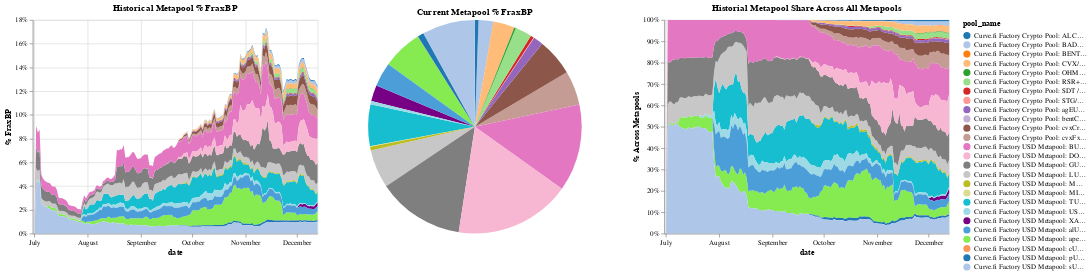

Here is the notebook cell this chart was saved with:
### Markdown cell above
### (Chart) Metapool TVL Share 

- Segmented by pool name

### Code cell
# Table of most recent values 
# d = df_bp_share_last.copy()
# d.snapshot_bp_lp_metapool_share = d.snapshot_bp_lp_metapool_share * 100
# ddf(d.sort_values('snapshot_bp_lp_metapool_share', ascending=False).reset_index(drop=True))

x = alt.X('date:T', title="date")
color = alt.Color("pool_name:N", scale=alt.Scale(range=colors_24))

chart_share_of_fraxbp = (
    alt.Chart(d_mpool_share)
    .mark_area()
    .encode(
        x=x, 
        y=alt.Y('crvfrax_share_fraxbp:Q', axis=alt.Axis(format=",%", title="% FraxBP")), 
        color=color, 
        tooltip=["pool_name:N", alt.Tooltip('crvfrax_share_fraxbp:Q', format=".1%", title='% FraxBP')]
    )
    .properties(title="Historical Metapool % FraxBP")
) 
chart_share_of_fraxbp_current = (
    alt.Chart(d_mpool_share_last)
    .mark_arc()
    .encode(
        theta='crvfrax_share_fraxbp:Q', 
        color=color, 
        tooltip=["pool_name:N", alt.Tooltip('crvfrax_share_fraxbp:Q', format=".1%", title='% FraxBP')]
    )
    .properties(title="Current Metapool % FraxBP")
)

chart_metapool_share = (
    alt.Chart(d_mpool_share)
    .mark_area()
    .encode(
        x=x, 
        y=alt.Y('crvfrax_share_mpools:Q', axis=alt.Axis(format=",%", title="% Across Metapools"), scale=alt.Scale(domain=[0,1])), 
        color=color, 
        tooltip=["pool_name:N", alt.Tooltip('crvfrax_share_mpools:Q', format=".1%", title='% Across Metapools')]
    )
    .properties(title="Historial Metapool Share Across All Metapools")
)

(chart_share_of_fraxbp | chart_share_of_fraxbp_current | chart_metapool_share)

### Figure 1 — Vega-Lite specification as saved in the notebook (floating-point values rounded to 4 significant figures; data arrays with more than 128 entries replaced by an {"elided": "..."} marker saying what was removed)
{"config": {"view": {"continuousWidth": 400, "continuousHeight": 300}}, "hconcat": [{"data": {"name": "data-29a228ca4fb9c6eef7242f18aa7c71e1"}, "mark": "area", "encoding": {"color": {"field": "pool_name", "scale": {"range": ["#1F77B4", "#AEC7E8", "#FF7F0E", "#FFBB78", "#2CA02C", "#98DF8A", "#D62728", "#FF9896", "#9467BD", "#C5B0D5", "#8C564B", "#C49C94", "#E377C2", "#F7B6D2", "#7F7F7F", "#C7C7C7", "#BCBD22", "#DBDB8D", "#17BECF", "#9EDAE5", "#780085", "#4C9ED9", "#85EB50", "#F9965B"]}, "type": "nominal"}, "tooltip": [{"field": "pool_name", "type": "nominal"}, {"field": "crvfrax_share_fraxbp", "format": ".1%", "title": "% FraxBP", "type": "quantitative"}], "x": {"field": "date", "title": "date", "type": "temporal"}, "y": {"axis": {"format": ",%", "title": "% FraxBP"}, "field": "crvfrax_share_fraxbp", "type": "quantitative"}}, "title": "Historical Metapool % FraxBP"}, {"data": {"name": "data-b5954187ce3e9860326179138f41d689"}, "mark": "arc", "encoding": {"color": {"field": "pool_name", "scale": {"range": ["#1F77B4", "#AEC7E8", "#FF7F0E", "#FFBB78", "#2CA02C", "#98DF8A", "#D62728", "#FF9896", "#9467BD", "#C5B0D5", "#8C564B", "#C49C94", "#E377C2", "#F7B6D2", "#7F7F7F", "#C7C7C7", "#BCBD22", "#DBDB8D", "#17BECF", "#9EDAE5", "#780085", "#4C9ED9", "#85EB50", "#F9965B"]}, "type": "nominal"}, "theta": {"field": "crvfrax_share_fraxbp", "type": "quantitative"}, "tooltip": [{"field": "pool_name", "type": "nominal"}, {"field": "crvfrax_share_fraxbp", "format": ".1%", "title": "% FraxBP", "type": "quantitative"}]}, "title": "Current Metapool % FraxBP"}, {"data": {"name": "data-29a228ca4fb9c6eef7242f18aa7c71e1"}, "mark": "area", "encoding": {"color": {"field": "pool_name", "scale": {"range": ["#1F77B4", "#AEC7E8", "#FF7F0E", "#FFBB78", "#2CA02C", "#98DF8A", "#D62728", "#FF9896", "#9467BD", "#C5B0D5", "#8C564B", "#C49C94", "#E377C2", "#F7B6D2", "#7F7F7F", "#C7C7C7", "#BCBD22", "#DBDB8D", "#17BECF", "#9EDAE5", "#780085", "#4C9ED9", "#85EB50", "#F9965B"]}, "type": "nominal"}, "tooltip": [{"field": "pool_name", "type": "nominal"}, {"field": "crvfrax_share_mpools", "format": ".1%", "title": "% Across Metapools", "type": "quantitative"}], "x": {"field": "date", "title": "date", "type": "temporal"}, "y": {"axis": {"format": ",%", "title": "% Across Metapools"}, "field": "crvfrax_share_mpools", "scale": {"domain": [0, 1]}, "type": "quantitative"}}, "title": "Historial Metapool Share Across All Metapools"}], "$schema": "https://vega.github.io/schema/vega-lite/v4.17.0.json", "datasets": {"data-29a228ca4fb9c6eef7242f18aa7c71e1": {"elided": "2810 records"}, "data-b5954187ce3e9860326179138f41d689": [{"date": "2022-12-13T00:00:00", "pool_address": "0x02dfa5c793a9ce4d767a86259245a162a57f2db4", "crvfrax_in_mpool": 119.6, "crvfrax_in_all_mpools": 59660000.0, "crvfrax_share_mpools": 2.005e-06, "crvfrax_share_fraxbp": 2.492e-07, "pool_name": "Curve.fi Factory Crypto Pool: bentCVX/FraxBP"}, {"date": "2022-12-13T00:00:00", "pool_address": "0x04b727c7e246ca70d496ecf52e6b6280f3c8077d", "crvfrax_in_mpool": 3618000.0, "crvfrax_in_all_mpools": 59660000.0, "crvfrax_share_mpools": 0.06065, "crvfrax_share_fraxbp": 0.00754, "pool_name": "Curve.fi Factory USD Metapool: apeUSDFRAXBP"}, {"date": "2022-12-13T00:00:00", "pool_address": "0x13b876c26ad6d21cb87ae459eaf6d7a1b788a113", "crvfrax_in_mpool": 1332000.0, "crvfrax_in_all_mpools": 59660000.0, "crvfrax_share_mpools": 0.02233, "crvfrax_share_fraxbp": 0.002776, "pool_name": "Curve.fi Factory Crypto Pool: BADGER/FRAXBP"}, {"date": "2022-12-13T00:00:00", "pool_address": "0x21d158d95c2e150e144c36fc64e3653b8d6c6267", "crvfrax_in_mpool": 3095000.0, "crvfrax_in_all_mpools": 59660000.0, "crvfrax_share_mpools": 0.05189, "crvfrax_share_fraxbp": 0.006451, "pool_name": "Curve.fi Factory Crypto Pool: cvxFxs/FraxBP"}, {"date": "2022-12-13T00:00:00", "pool_address": "0x31c325a01861c7dbd331a9270296a31296d797a0", "crvfrax_in_mpool": 3368000.0, "crvfrax_in_all_mpools": 59660000.0, "crvfrax_share_mpools": 0.05646, "crvfrax_share_fraxbp": 0.007019, "pool_name": "Curve.fi Factory Crypto Pool: cvxCrv/FraxBP"}, {"date": "2022-12-13T00:00:00", "pool_address": "0x326290a1b0004eee78fa6ed4f1d8f4b2523ab669", "crvfrax_in_mpool": 1449000.0, "crvfrax_in_all_mpools": 59660000.0, "crvfrax_share_mpools": 0.02429, "crvfrax_share_fraxbp": 0.00302, "pool_name": "Curve.fi Factory USD Metapool: XAI/FRAXBP"}, {"date": "2022-12-13T00:00:00", "pool_address": "0x33baeda08b8afacc4d3d07cf31d49fc1f1f3e893", "crvfrax_in_mpool": 3757000.0, "crvfrax_in_all_mpools": 59660000.0, "crvfrax_share_mpools": 0.06297, "crvfrax_share_fraxbp": 0.007828, "pool_name": "Curve.fi Factory USD Metapool: TUSDFRAXBP"}, {"date": "2022-12-13T00:00:00", "pool_address": "0x3e3c6c7db23cddef80b694679aaf1bcd9517d0ae", "crvfrax_in_mpool": 299700.0, "crvfrax_in_all_mpools": 59660000.0, "crvfrax_share_mpools": 0.005024, "crvfrax_share_fraxbp": 0.0006246, "pool_name": "Curve.fi Factory Crypto Pool: SDT / FRAXBP"}, {"date": "2022-12-13T00:00:00", "pool_address": "0x4149d1038575ce235e03e03b39487a80fd709d31", "crvfrax_in_mpool": 324600.0, "crvfrax_in_all_mpools": 59660000.0, "crvfrax_share_mpools": 0.005441, "crvfrax_share_fraxbp": 0.0006765, "pool_name": "Curve.fi Factory Crypto Pool: ALCX/FraxBP"}, {"date": "2022-12-13T00:00:00", "pool_address": "0x4606326b4db89373f5377c316d3b0f6e55bc6a20", "crvfrax_in_mpool": 304700.0, "crvfrax_in_all_mpools": 59660000.0, "crvfrax_share_mpools": 0.005107, "crvfrax_share_fraxbp": 0.0006349, "pool_name": "Curve.fi Factory USD Metapool: USDDFRAXBP"}, {"date": "2022-12-13T00:00:00", "pool_address": "0x497ce58f34605b9944e6b15ecafe6b001206fd25", "crvfrax_in_mpool": 3471000.0, "crvfrax_in_all_mpools": 59660000.0, "crvfrax_share_mpools": 0.05818, "crvfrax_share_fraxbp": 0.007233, "pool_name": "Curve.fi Factory USD Metapool: LUSDFRAXBP"}, {"date": "2022-12-13T00:00:00", "pool_address": "0x4e43151b78b5fbb16298c1161fcbf7531d5f8d93", "crvfrax_in_mpool": 7865000.0, "crvfrax_in_all_mpools": 59660000.0, "crvfrax_share_mpools": 0.1318, "crvfrax_share_fraxbp": 0.01639, "pool_name": "Curve.fi Factory USD Metapool: GUSDFRAXBP"}, {"date": "2022-12-13T00:00:00", "pool_address": "0x58257e4291f95165184b4bea7793a1d6f8e7b627", "crvfrax_in_mpool": 888800.0, "crvfrax_in_all_mpools": 59660000.0, "crvfrax_share_mpools": 0.0149, "crvfrax_share_fraxbp": 0.001852, "pool_name": "Curve.fi Factory Crypto Pool: agEUR/FRAXBP"}, {"date": "2022-12-13T00:00:00", "pool_address": "0x66e335622ad7a6c9c72c98dbfcce684996a20ef9", "crvfrax_in_mpool": 337900.0, "crvfrax_in_all_mpools": 59660000.0, "crvfrax_share_mpools": 0.005665, "crvfrax_share_fraxbp": 0.0007043, "pool_name": "Curve.fi Factory USD Metapool: MAI+FRAXBP"}, {"date": "2022-12-13T00:00:00", "pool_address": "0x6a6283ab6e31c2aec3fa08697a8f806b740660b2", "crvfrax_in_mpool": 1504000.0, "crvfrax_in_all_mpools": 59660000.0, "crvfrax_share_mpools": 0.02521, "crvfrax_share_fraxbp": 0.003134, "pool_name": "Curve.fi Factory Crypto Pool: RSR+FRAX/USDC (FRAXBP)"}, {"date": "2022-12-13T00:00:00", "pool_address": "0x825722af244432319c1e32b6b18aded2d4a014df", "crvfrax_in_mpool": 25340.0, "crvfrax_in_all_mpools": 59660000.0, "crvfrax_share_mpools": 0.0004247, "crvfrax_share_fraxbp": 5.28e-05, "pool_name": "Curve.fi Factory Crypto Pool: BENT/FraxBP"}, {"date": "2022-12-13T00:00:00", "pool_address": "0x867fe27fc2462cff8890b54dfd64e6d42a9d1ac8", "crvfrax_in_mpool": 40760.0, "crvfrax_in_all_mpools": 59660000.0, "crvfrax_share_mpools": 0.0006833, "crvfrax_share_fraxbp": 8.495e-05, "pool_name": "Curve.fi Factory Crypto Pool: STG/FRAX-USDC"}, {"date": "2022-12-13T00:00:00", "pool_address": "0x8fdb0bb9365a46b145db80d0b1c5c5e979c84190", "crvfrax_in_mpool": 7859000.0, "crvfrax_in_all_mpools": 59660000.0, "crvfrax_share_mpools": 0.1317, "crvfrax_share_fraxbp": 0.01638, "pool_name": "Curve.fi Factory USD Metapool: BUSDFRAXBP"}, {"date": "2022-12-13T00:00:00", "pool_address": "0xa500cd4e520682e1b1113e1055d55bacead61122", "crvfrax_in_mpool": 26960.0, "crvfrax_in_all_mpools": 59660000.0, "crvfrax_share_mpools": 0.0004519, "crvfrax_share_fraxbp": 5.619e-05, "pool_name": "Curve.fi Factory USD Metapool: cUSD/FRAXBP"}, {"date": "2022-12-13T00:00:00", "pool_address": "0xb30da2376f63de30b42dc055c93fa474f31330a5", "crvfrax_in_mpool": 2166000.0, "crvfrax_in_all_mpools": 59660000.0, "crvfrax_share_mpools": 0.03631, "crvfrax_share_fraxbp": 0.004514, "pool_name": "Curve.fi Factory USD Metapool: alUSDFRAXBP"}, {"date": "2022-12-13T00:00:00", "pool_address": "0xb3bc1833ac51aacea92acd551fbe1ab7edc59edf", "crvfrax_in_mpool": 39390.0, "crvfrax_in_all_mpools": 59660000.0, "crvfrax_share_mpools": 0.0006602, "crvfrax_share_fraxbp": 8.208e-05, "pool_name": "Curve.fi Factory USD Metapool: MIMFRAXBP"}, {"date": "2022-12-13T00:00:00", "pool_address": "0xbec570d92afb7ffc553bdd9d4b4638121000b10d", "crvfrax_in_mpool": 1909000.0, "crvfrax_in_all_mpools": 59660000.0, "crvfrax_share_mpools": 0.03199, "crvfrax_share_fraxbp": 0.003978, "pool_name": "Curve.fi Factory Crypto Pool: CVX/FraxBP"}, {"date": "2022-12-13T00:00:00", "pool_address": "0xc47ebd6c0f68fd5963005d28d0ba533750e5c11b", "crvfrax_in_mpool": 566800.0, "crvfrax_in_all_mpools": 59660000.0, "crvfrax_share_mpools": 0.009501, "crvfrax_share_fraxbp": 0.001181, "pool_name": "Curve.fi Factory USD Metapool: pUSDFRAXBP"}, {"date": "2022-12-13T00:00:00", "pool_address": "0xe3c190c57b5959ae62efe3b6797058b76ba2f5ef", "crvfrax_in_mpool": 4779000.0, "crvfrax_in_all_mpools": 59660000.0, "crvfrax_share_mpools": 0.08011, "crvfrax_share_fraxbp": 0.009959, "pool_name": "Curve.fi Factory USD Metapool: sUSDFRAXBP"}, {"date": "2022-12-13T00:00:00", "pool_address": "0xe57180685e3348589e9521aa53af0bcd497e884d", "crvfrax_in_mpool": 10490000.0, "crvfrax_in_all_mpools": 59660000.0, "crvfrax_share_mpools": 0.1758, "crvfrax_share_fraxbp": 0.02185, "pool_name": "Curve.fi Factory USD Metapool: DOLA/FRAXBP"}, {"date": "2022-12-13T00:00:00", "pool_address": "0xfc1e8bf3e81383ef07be24c3fd146745719de48d", "crvfrax_in_mpool": 144900.0, "crvfrax_in_all_mpools": 59660000.0, "crvfrax_share_mpools": 0.002429, "crvfrax_share_fraxbp": 0.000302, "pool_name": "Curve.fi Factory Crypto Pool: OHM/FRAXBP"}]}}
